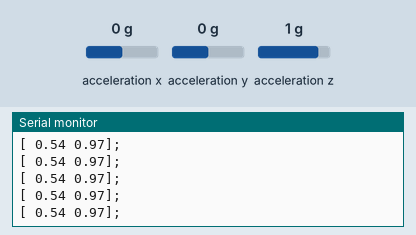
This sketch was run on a simulated Arduino Uno, built with avr-gcc and run on an emulated ATmega328P. Parts: the last lines printed to the serial monitor. Inputs (shaded band) come from the test bench; at power-on: acceleration x 0 g, acceleration y 0 g, acceleration z 1 g.

Above: at 1.2 s.
1.3 s: acceleration x set to -1.4 g
At 2.0 s:
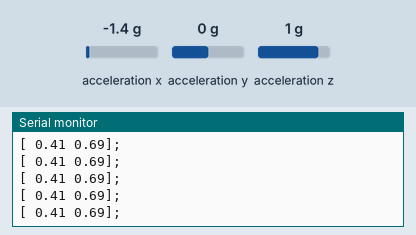
4.3 s: acceleration y set to 0.8 g
At 4.9 s:
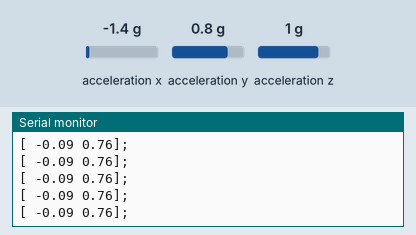
7.3 s: acceleration z set to -1.4 g
At 7.9 s:
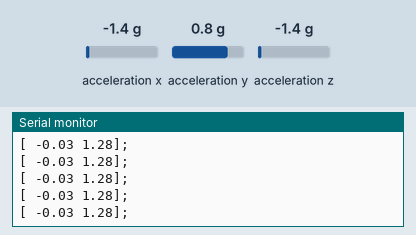
Timing chart, 0 to 10.3 s (numbered marks = the images above; inputs shaded):
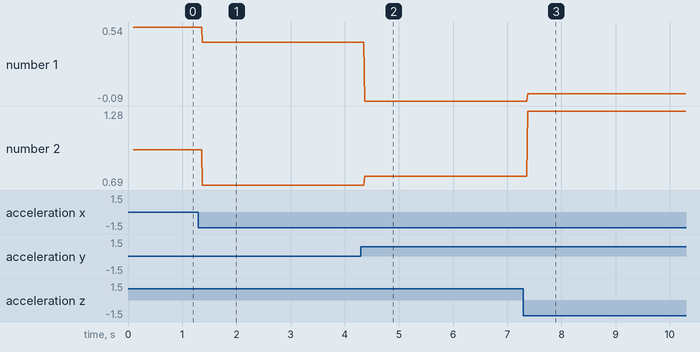

The sketch:

ADXL345_calibration.ino
```cpp
// I2C device class (I2Cdev) demonstration Arduino sketch for ADXL345 class
// 10/7/2011 by Jeff Rowberg <jeff@rowberg.net>
// Updates should (hopefully) always be available at https://github.com/jrowberg/i2cdevlib
//
// Changelog:
//     2011-10-07 - initial release

/* ============================================
I2Cdev device library code is placed under the MIT license
Copyright (c) 2011 Jeff Rowberg

Permission is hereby granted, free of charge, to any person obtaining a copy
of this software and associated documentation files (the "Software"), to deal
in the Software without restriction, including without limitation the rights
to use, copy, modify, merge, publish, distribute, sublicense, and/or sell
copies of the Software, and to permit persons to whom the Software is
furnished to do so, subject to the following conditions:

The above copyright notice and this permission notice shall be included in
all copies or substantial portions of the Software.

THE SOFTWARE IS PROVIDED "AS IS", WITHOUT WARRANTY OF ANY KIND, EXPRESS OR
IMPLIED, INCLUDING BUT NOT LIMITED TO THE WARRANTIES OF MERCHANTABILITY,
FITNESS FOR A PARTICULAR PURPOSE AND NONINFRINGEMENT. IN NO EVENT SHALL THE
AUTHORS OR COPYRIGHT HOLDERS BE LIABLE FOR ANY CLAIM, DAMAGES OR OTHER
LIABILITY, WHETHER IN AN ACTION OF CONTRACT, TORT OR OTHERWISE, ARISING FROM,
OUT OF OR IN CONNECTION WITH THE SOFTWARE OR THE USE OR OTHER DEALINGS IN
THE SOFTWARE.
===============================================
*/

// Arduino Wire library is required if I2Cdev I2CDEV_ARDUINO_WIRE implementation
// is used in I2Cdev.h
#include "Wire.h"

// I2Cdev and ADXL345 must be installed as libraries, or else the .cpp/.h files
// for both classes must be in the include path of your project
#include "I2Cdev.h"
#include "ADXL345.h"

// class default I2C address is 0x53
// specific I2C addresses may be passed as a parameter here
// ALT low = 0x53 (default for SparkFun 6DOF board)
// ALT high = 0x1D
ADXL345 accel;

int16_t ax, ay, az;

#define LED_PIN 13 // (Arduino is 13, Teensy is 6)
bool blinkState = false;

void setup() {
    // join I2C bus (I2Cdev library doesn't do this automatically)
    Wire.begin();

    // initialize serial communication
    // (38400 chosen because it works as well at 8MHz as it does at 16MHz, but
    // it's really up to you depending on your project)
    Serial.begin(9600);

    // initialize device
    Serial.println("Initializing I2C devices...");
    accel.initialize();

    // verify connection
    Serial.println("Testing device connections...");
    Serial.println(accel.testConnection() ? "ADXL345 connection successful" : "ADXL345 connection failed");

    // configure LED for output

    accel.setRange(ADXL345_RANGE_8G);
    accel.setFullResolution(1);
    accel.setOffsetY(63);
    accel.setOffsetZ(-128);
}

float xmin=32700, xmax=-32700, ymin=32700, ymax=-32700, zmin=32700, zmax=-32700;
//int xmin=32700, xmax=-32700, ymin=32700, ymax=-32700, zmin=32700, zmax=-32700;

void loop() {
    // read raw accel measurements from device
    accel.getAcceleration(&ax, &ay, &az);
    const float scale = 306.5f;
    float fx = -(ax + 72.5f + 2)  * 0.977671  / scale;
    float fy = -(ay - 179.5f + 10) * 0.977671  / scale;
    float fz = -(az - 510.5f + 12) * 1.08881f  / scale;


    /*xmin = min(xmin, fx);
    xmax = max(xmax, fx);

    ymin = min(ymin, fy);
    ymax = max(ymax, fy);

    zmin = min(zmin, fz);
    zmax = max(zmax, fz);

    // display tab-separated accel x/y/z values
    Serial.print("accel:\t");
    Serial.print("X:[ "); Serial.print(xmin);Serial.print(" "); Serial.print(xmax); Serial.print(" : "); Serial.print(fx);Serial.print("]\t");
    Serial.print("Y:[ "); Serial.print(ymin);Serial.print(" "); Serial.print(ymax); Serial.print(" : "); Serial.print(fy);Serial.print("]\t");
    Serial.print("Z:[ "); Serial.print(zmin);Serial.print(" "); Serial.print(zmax); Serial.print(" : "); Serial.print(fz);Serial.println("];");
    */

    float pitch = atan2(fy,sqrt(fx*fx + fz*fz));
    float roll = atan2(fz,sqrt(fx*fx + fy*fy));

    Serial.print("[ "); Serial.print(pitch);Serial.print(" "); Serial.print(roll); Serial.println("];");

}
```

Measured:
- after the input at 1.3 s, the serial monitor: prints a new line after 0.07 s (image 1)
- after the input at 4.3 s, the serial monitor: prints a new line after 0.07 s (image 2)
- after the input at 7.3 s, the serial monitor: prints a new line after 0.08 s (image 3)
- plotted number 1: 0.54 → 0.41 after the input at 1.3 s, 0.41 → -0.09 after the input at 4.3 s, -0.09 → -0.03 after the input at 7.3 s
- plotted number 2: 0.97 → 0.69 after the input at 1.3 s, 0.69 → 0.76 after the input at 4.3 s, 0.76 → 1.28 after the input at 7.3 s
